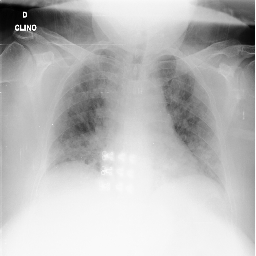
#> input picture Labs/02/Task_1_Chest_XRay/data/covid.png, 256 x 256 px, found by its file name
$ jupyter execute xray_enhancement.ipynb
#> lines starting #> are read from the running program, lines starting #| are printed output that depends on the picture; after the words box and inside, x2 and y2 are one past the last pixel; in counts of white or black regions, pixels touching at a corner belong together
# Task 1: Diagnostic Enhancement of Chest X-Rays

Enhances an underexposed chest X-ray (`covid.png`) via histogram equalization, JET colormapping, color balance, thresholding, log transform, and gamma correction.

[cell 1]
import cv2
import numpy as np
import matplotlib.pyplot as plt
import os

os.makedirs('output', exist_ok=True)
DATA_PATH = 'data/COVID.png'

## Step 1: Load Raw X-Ray

[cell 2]
img_gray = cv2.imread(DATA_PATH, cv2.IMREAD_GRAYSCALE)
#> img_gray is the input picture: shape (256, 256); min 0, max 255, mean 186.7
cv2.imwrite('output/01_raw_xray.png', img_gray)

plt.figure(figsize=(5, 5))
plt.imshow(img_gray, cmap='gray')
plt.title('Step 1: Raw X-Ray', fontsize=12)
plt.axis('off')
plt.tight_layout()
plt.show()

## Step 2: Histogram Equalization
Redistribute pixel intensities across the full 0-255 range.

[cell 3]
img_equalized = cv2.equalizeHist(img_gray)
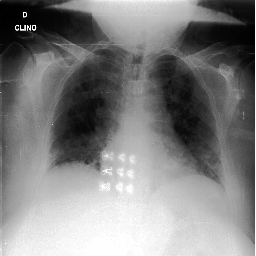
#> img_equalized: shape (256, 256); min 0, max 255, mean 128.7
cv2.imwrite('output/02_equalized_xray.png', img_equalized)

fig, axes = plt.subplots(1, 2, figsize=(10, 4))
axes[0].imshow(img_gray, cmap='gray')
axes[0].set_title('Raw Image')
axes[0].axis('off')
axes[1].imshow(img_equalized, cmap='gray')
axes[1].set_title('Equalized Image')
axes[1].axis('off')
plt.tight_layout()
plt.show()

## Step 3: JET Colormap
Map equalized grayscale intensities to a false-color heatmap.

[cell 4]
img_colormap = cv2.applyColorMap(img_equalized, cv2.COLORMAP_JET)
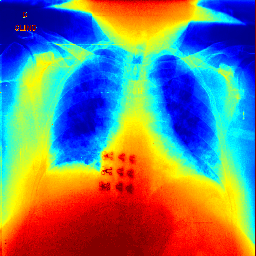
#> img_colormap: shape (256, 256, 3); mean B, G, R 118.7, 126.5, 119.2
cv2.imwrite('output/03_colormap_jet_heatmap.png', img_colormap)

plt.figure(figsize=(5, 5))
plt.imshow(cv2.cvtColor(img_colormap, cv2.COLOR_BGR2RGB))
plt.title('Step 3: COLORMAP_JET Heatmap', fontsize=12)
plt.axis('off')
plt.tight_layout()
plt.show()

## Step 4: Color Balance
Apply per-channel gains ($R{\times}1.2$, $G{\times}0.95$, $B{\times}0.9$) to the heatmap.

[cell 5]
alpha_r, alpha_g, alpha_b = 1.2, 0.95, 0.9
b, g, r = cv2.split(img_colormap)
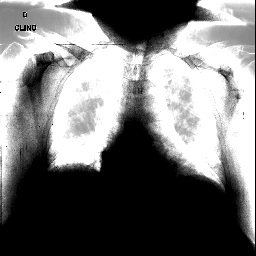
#> b: shape (256, 256); min 0, max 255, mean 118.7
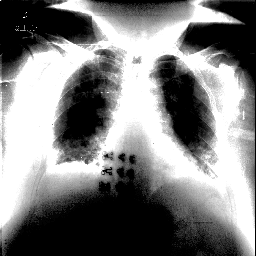
#> g: shape (256, 256); min 0, max 255, mean 126.5

r_balanced = np.clip(r.astype(np.float32) * alpha_r, 0, 255).astype(np.uint8)
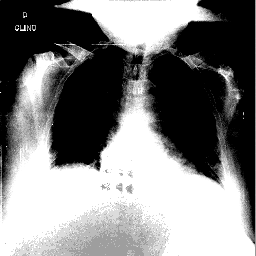
#> r_balanced: shape (256, 256); min 0, max 255, mean 128.4
g_balanced = np.clip(g.astype(np.float32) * alpha_g, 0, 255).astype(np.uint8)
b_balanced = np.clip(b.astype(np.float32) * alpha_b, 0, 255).astype(np.uint8)
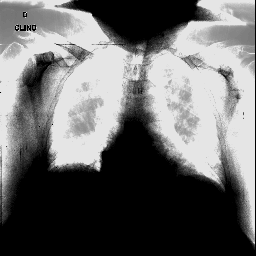
#> b_balanced: shape (256, 256); min 0, max 229, mean 106.5

img_balanced = cv2.merge([b_balanced, g_balanced, r_balanced])
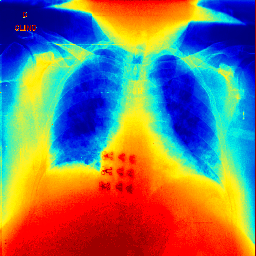
#> img_balanced: shape (256, 256, 3); mean B, G, R 106.5, 119.9, 128.4
cv2.imwrite('output/04_color_balanced.png', img_balanced)

plt.figure(figsize=(5, 5))
plt.imshow(cv2.cvtColor(img_balanced, cv2.COLOR_BGR2RGB))
plt.title('Step 4: Color Balanced', fontsize=12)
plt.axis('off')
plt.tight_layout()
plt.show()

## Step 5: Dense Tissue Threshold
Binary threshold ($T \ge 200$) on the equalized image to isolate dense structures.

[cell 6]
_, img_threshold = cv2.threshold(img_equalized, 200, 255, cv2.THRESH_BINARY)
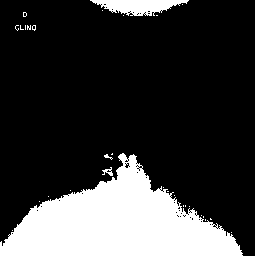
#> img_threshold: shape (256, 256); 22.2% white; 31 white regions (26 under 20 px), largest, box (x1, y1, x2, y2) and area: (0, 153, 243, 256) 13179, (90, 0, 189, 16) 976, (255, 0, 256, 256) 256, (102, 167, 113, 176) 46, (104, 154, 113, 160) 21
cv2.imwrite('output/05_dense_tissue_threshold.png', img_threshold)

plt.figure(figsize=(5, 5))
plt.imshow(img_threshold, cmap='gray')
plt.title('Step 5: Dense Tissue Mask (T >= 200)', fontsize=12)
plt.axis('off')
plt.tight_layout()
plt.show()

## Step 6: Logarithmic Transform
Apply $s = c \cdot \ln(1 + r)$ to the raw image to expand dark regions.

[cell 7]
img_norm = img_gray.astype(np.float32) / 255.0
c = 255.0 / np.log(1.0 + 1.0)
img_log = np.clip(c * np.log(1.0 + img_norm), 0, 255).astype(np.uint8)

cv2.imwrite('output/06_logarithmic_transform.png', img_log)

plt.figure(figsize=(5, 5))
plt.imshow(img_log, cmap='gray')
plt.title('Step 6: Log Transform', fontsize=12)
plt.axis('off')
plt.tight_layout()
plt.show()

## Step 7: Gamma Transform
Apply $s = c \cdot r^{\gamma}$ with $\gamma = 0.5$ to brighten midtones.

[cell 8]
gamma = 0.5
img_gamma = np.clip(np.power(img_norm, gamma) * 255.0, 0, 255).astype(np.uint8)
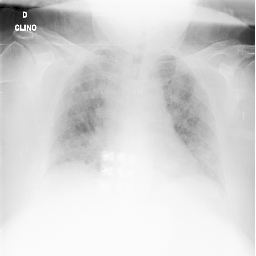
#> img_gamma: shape (256, 256); min 0, max 255, mean 214.5

cv2.imwrite('output/07_gamma_transform.png', img_gamma)

plt.figure(figsize=(5, 5))
plt.imshow(img_gamma, cmap='gray')
plt.title('Step 7: Gamma Transform (gamma = 0.5)', fontsize=12)
plt.axis('off')
plt.tight_layout()
plt.show()

## Step 8: Comparison Dashboard
Side-by-side view of all 7 stages.

[cell 9]
def to_rgb(img):
    if len(img.shape) == 2:
        return cv2.cvtColor(img, cv2.COLOR_GRAY2RGB)
    return cv2.cvtColor(img, cv2.COLOR_BGR2RGB)

stages = [
    ('1. Raw X-Ray', img_gray),
    ('2. Equalized', img_equalized),
    ('3. JET Colormap', img_colormap),
    ('4. Color Balanced', img_balanced),
    ('5. Dense Mask', img_threshold),
    ('6. Log Transform', img_log),
    ('7. Gamma (0.5)', img_gamma)
]

fig, axes = plt.subplots(2, 4, figsize=(16, 8))
axes = axes.flatten()

for i, (title, img) in enumerate(stages):
    axes[i].imshow(to_rgb(img))
    axes[i].set_title(title, fontsize=10)
    axes[i].axis('off')
#> this loop made 7 passes
#> title on passes 1 to 7: '1. Raw X-Ray', '2. Equalized', '3. JET Colormap', '4. Color Balanced', '5. Dense Mask', '6. Log Transform', '7. Gamma (0.5)'

axes[7].set_visible(False)

plt.suptitle('Task 1: Chest X-Ray Processing Pipeline Dashboard', fontsize=14, y=0.98)
plt.tight_layout()
plt.savefig('output/08_full_comparison_dashboard.png', dpi=150, bbox_inches='tight')
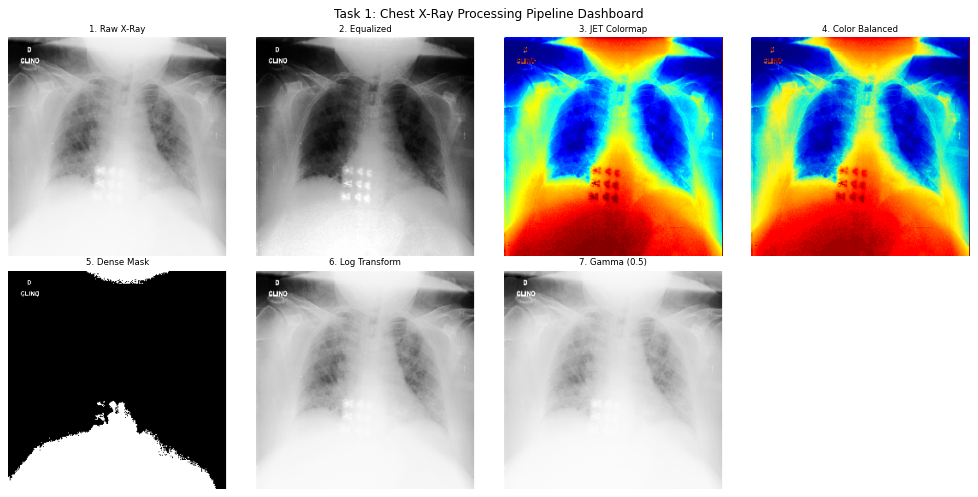
#> figure drawn by matplotlib, 7 panels
plt.show()
